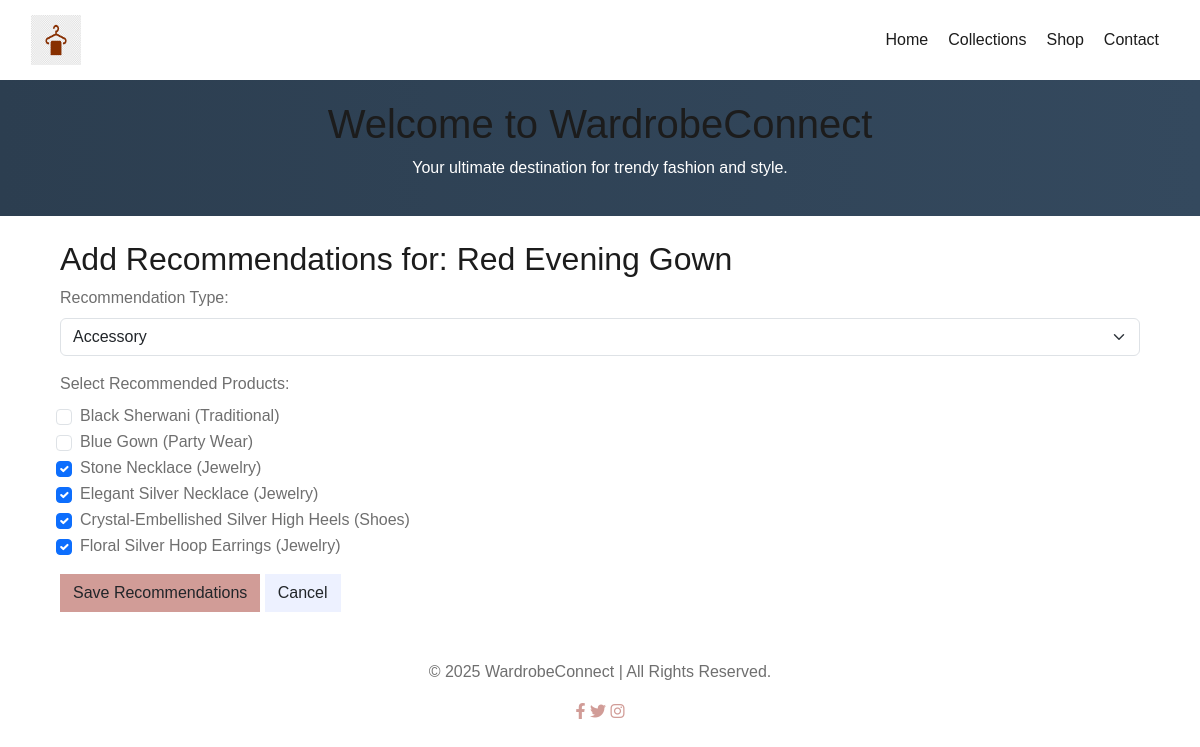
Screenshot of /add_recommendations/1/ with the database file from the repository.
### WardrobeApp/models.py (models this page shows, shortened)
class Product(models.Model):
    AVAILABILITY_CHOICES = [
        (0, "Available"),
        (1, "Rented"),
        (2, "Returned"),
        (3, "Damaged"),
        (4, "Pending Approval"),
    ]
    CATEGORY_CHOICES = [
        (0, 'Clothing'), (1, 'Accessories'), (2, 'Footwear')
    ]
    SUBCATEGORY_CHOICES = [
        (0, 'Casual'), (1, 'Formal'), (2, 'Party Wear'),
        (3, 'Traditional'), (4, 'Sportswear'), (5, 'Winter Wear'),
        (6, 'Jewelry'), (7, 'Watches'), (8, 'Bags'), (9, 'Shoes')
    ]
    GENDER_CHOICES = [(0, 'Male'), (1, 'Female'), (2, 'Unisex'), (3, 'Boys'), (4, 'Girls')]
    VERIFICATION_CHOICES = [(0, 'Pending'), (1, 'Verified')]
    name = models.CharField(max_length=255)
    category = models.IntegerField(choices=CATEGORY_CHOICES, default=0)
    subcategory = models.IntegerField(choices=SUBCATEGORY_CHOICES, default=0)
    price = models.DecimalField(max_digits=10, decimal_places=2)
    description = models.TextField()
    image = models.ImageField(upload_to="product_images/", blank=True, null=True)
    availability = models.IntegerField(choices=AVAILABILITY_CHOICES, default=0)
    gender = models.IntegerField(choices=GENDER_CHOICES, default=2)
    added_by = models.ForeignKey(Employee, on_delete=models.SET_NULL, null=True, blank=True, related_name="products")
    size_stock = models.JSONField(default=dict)  # Added stock field ✅
    is_verified = models.IntegerField(choices=VERIFICATION_CHOICES, default=0)  # Admin verification ✅
    created_at = models.DateTimeField(default=timezone.now)

### WardrobeApp/views.py (the view, shortened to what this page needs)
# urls.py: path("add_recommendations/<int:product_id>/", views.add_recommendations, name="add_recommendations"),
def add_recommendations(request, product_id):
    product = get_object_or_404(Product, id=product_id)
    all_products = Product.objects.exclude(id=product_id)  # exclude main product
    recommendation_types = ProductRecommendation.RECOMMENDATION_TYPE_CHOICES
    selected_type = request.GET.get('recommendation_type', 'accessory')  # default type
    existing_recommendations = ProductRecommendation.objects.filter(
        product=product,
        recommendation_type=selected_type
    ).values_list('recommended_product__id', flat=True)
    return render(request, 'admin_add_recommendation.html', {
        'product': product,
        'all_products': all_products,
        'recommendation_types': recommendation_types,
        'selected_type': selected_type,
        'existing_ids': list(existing_recommendations),  # send to template
    })

### WardrobeApp/templates/admin_add_recommendation.html (shortened to what this page needs)
{% extends 'base.html' %}
{% block content %}
<div class="container mt-4">
    <h2>Add Recommendations for: {{ product.name }}</h2>
    <form method="get" class="mb-3">
        <label for="recommendation_type" class="form-label">Recommendation Type:</label>
        <select name="recommendation_type" id="recommendation_type" class="form-select" onchange="this.form.submit()">
            {% for key, label in recommendation_types %}
                <option value="{{ key }}" {% if key == selected_type %}selected{% endif %}>{{ label }}</option>
            {% endfor %}
        </select>
    </form>
    <form method="post">
        <div class="mb-3">
            <label class="form-label">Select Recommended Products:</label>
            {% for p in all_products %}
                <div class="form-check">
                    <input class="form-check-input" type="checkbox" name="recommended_products" value="{{ p.id }}" id="prod{{ p.id }}"
                           {% if p.id in existing_ids %}checked{% endif %}>
                    <label class="form-check-label" for="prod{{ p.id }}">
                        {{ p.name }} ({{ p.get_subcategory_display }})
                    </label>
                </div>
            {% endfor %}
        </div>
        <button type="submit" class="btn btn-primary">Save Recommendations</button>
        <a href="{% url 'admin_manage_inventory' %}" class="btn btn-secondary">Cancel</a>
    </form>
</div>
{% endblock %}

### WardrobeApp/templates/base.html (style rules this page uses)
html { scroll-behavior: smooth; }

### rows the page displays
Product: name "Red Evening Gown"
Product: name "Black Sherwani", subcategory "Traditional"
Product: name "Blue Gown", subcategory "Party Wear"
Product: recommended_products "☑", name "Stone Necklace", subcategory "Jewelry"
Product: recommended_products "☑", name "Elegant Silver Necklace", subcategory "Jewelry"
Product: recommended_products "☑", name "Crystal-Embellished Silver High Heels", subcategory "Shoes"
Product: recommended_products "☑", name "Floral Silver Hoop Earrings", subcategory "Jewelry"

### other values shown
form field recommendation_type "Accessory"
